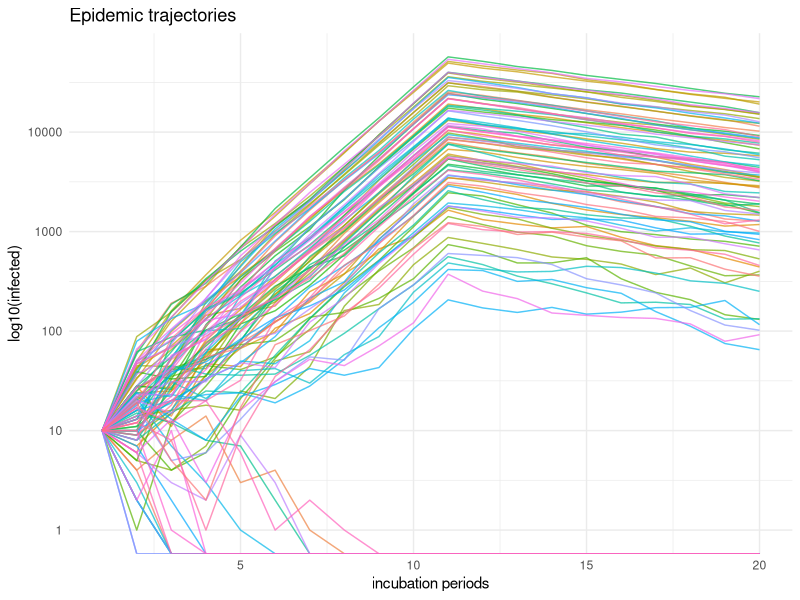
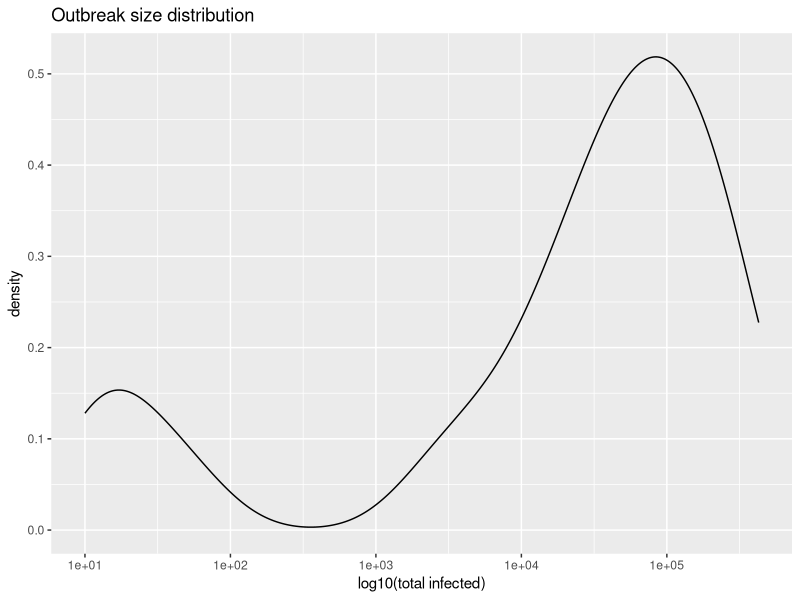
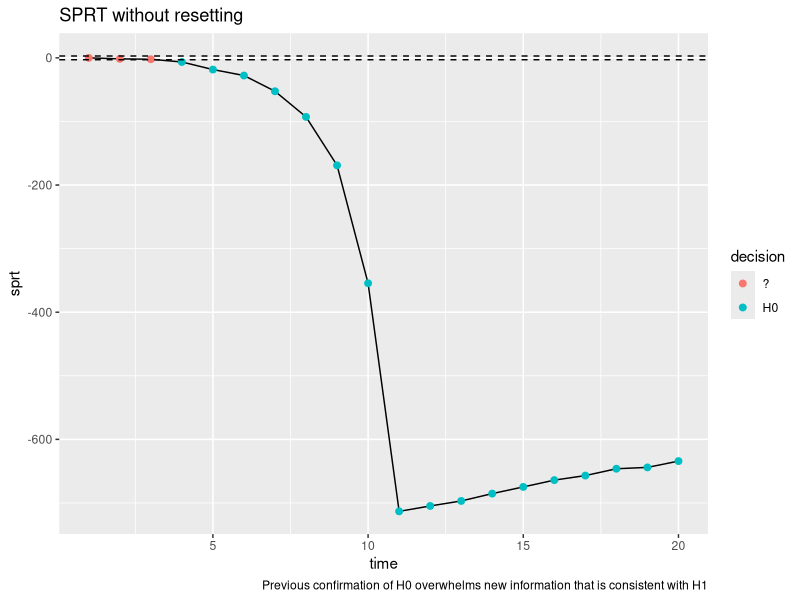
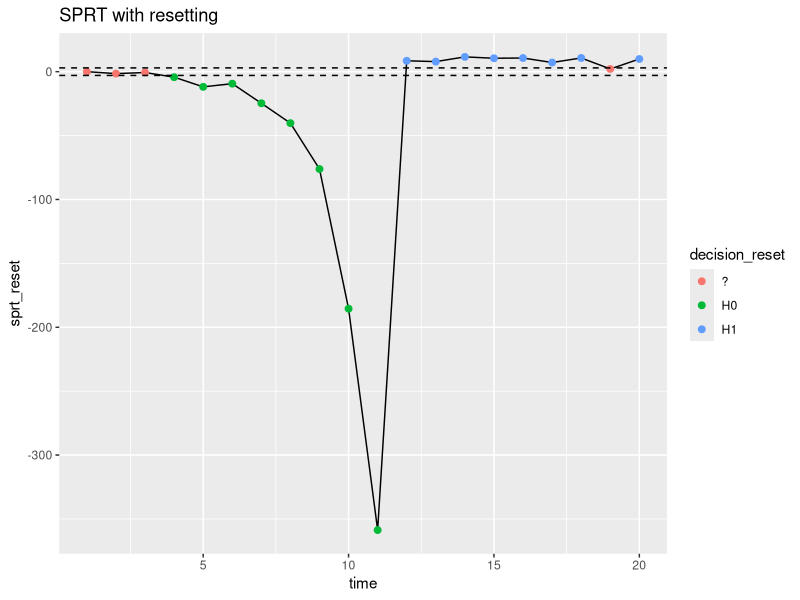
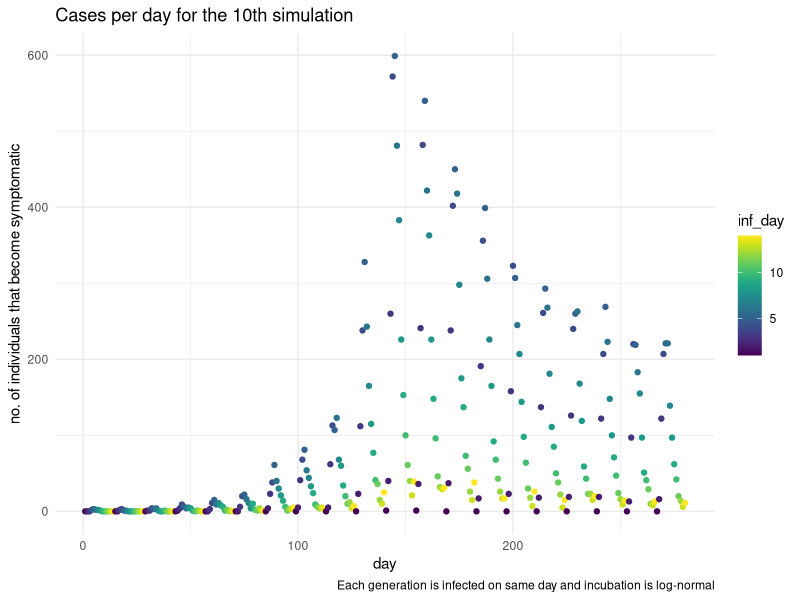
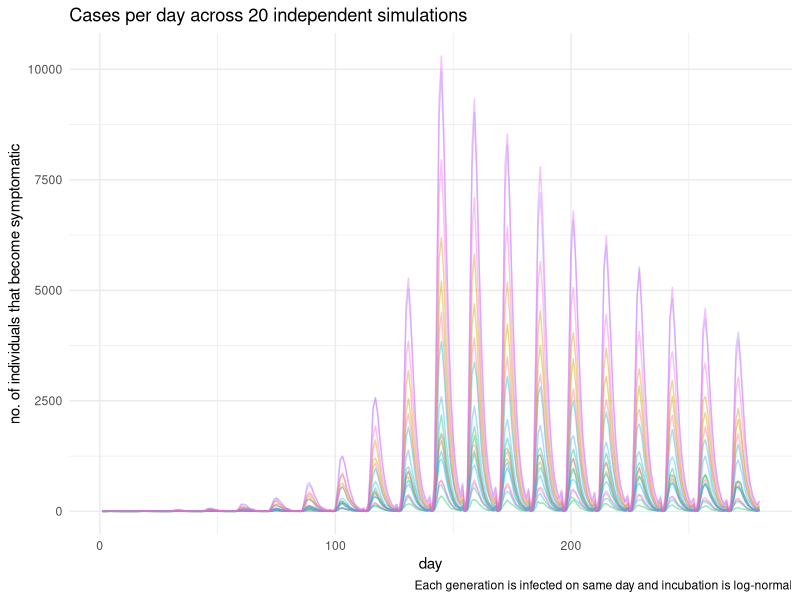

Reproduce these figures in R, in order.
## ---- chunk 1
knitr::opts_chunk$set(echo = FALSE)
library(tidyverse)
## ---- chunk 2
episim <- function (t, i_0, r0, disp, cont, nsim) {
  
  # init list to store each simulation
  out_list <- vector("list", nsim)
  
  for (k in seq_along(out_list)) {
      # initialize data frame
  out <- tibble("time" = t
                , "R0_true" = r0
                , "disp_true" = disp
                , "control" = cont
                , "infected" = i_0
                , "simulation" = k)
    # branching process simulations
  for (i in 2:length(t)) {
    out[i, "infected"] <- sum(rnbinom(n = unlist(out[i-1, "infected"]), # number infected in previous time step
                                      mu = (1 - unlist(out[i-1, "control"]))  * unlist(out[i-1, "R0_true"]), # (controlled) R
                                      size = unlist(out[i-1, "disp_true"]))) # dispersion
  }
  # save in out_list
  out_list[[k]] <- out
  }
  return(bind_rows(out_list))
}

# set params and init conds
t <- 1:20
r0 <- c(rep(2, 10), rep(0.9, 10)) # lockdown starts at t = 11
disp <- 0.16 # sars-like dispersion
i_0 <- 10
cont <- 0
n <- 100

# simulate
outbreak <- episim(t = t, i_0 = i_0, r0 = r0, disp = disp, cont = cont, nsim = n)
## ---- chunk 3
# Plot simulations
ggplot(outbreak, aes(x = time, y = infected, group = simulation, col = as.factor(simulation) )) +
  geom_line(alpha = 0.7) +
  scale_y_log10() +
  theme_minimal() +
  theme(legend.position = "none") +
  labs(title = "Epidemic trajectories"
       , y = "log10(infected)"
       , x = "incubation periods")

outbreak %>% group_by(simulation) %>% summarize(total_infected = sum(infected)) %>% 
ggplot() +
  geom_density(aes(x = total_infected) )+
  scale_x_log10() +
  labs(title = "Outbreak size distribution" 
         ,x = "log10(total infected)")

## ---- chunk 4
# if it is true that for X_i ~ NB(mu, k) iid that sum(X_i) ~ NB(sum(mu), sum(k)) then the P( x_{t+1} | x_t, theta ) is 
# dnbinom(x = x1, mu = x0 * r0, size = x0 * disp) because the X_i are iid

objfn <- function(r, x1, x0, dispersion) {
  # likelihood( x1 | x0, r, dispersion )
  dnbinom(x = x1, mu = x0*r, size = x0*dispersion)
}

mean(replicate(100, rnbinom(n = 1, mu = 10*2, size = 10*0.16)))

#  find restricted MLE under h_0 or h_1
likelihood <- function (x_prev, x_now, disp, interval = c(), guess = 1.5) {
  opt <- optim(par = guess, fn = objfn, control = list(fnscale = -1), 
      method = "Brent", lower = interval[1], upper = interval[2],
      x0 = x_prev, x1 = x_now, dispersion = disp)
  return(opt$value)
}

likelihood(x_prev = 10, x_now = 20, disp = 0.16, interval = c(1, 2.5))

## ---- chunk 5
set.seed(123)
testdf <- episim(t = t, i_0 = i_0, r0 = r0, disp = disp, cont = cont, nsim = 1)

testdf$lik0 <- NA
testdf$lik1 <- NA

for (i in 2:nrow(testdf)) {
  # observed states and known pars
  x0 <- unlist(testdf[i-1, "infected"])
  x1 <- unlist(testdf[i, "infected"])
  disp <- unlist(testdf[i-1, "disp_true"])
  
  # parameter space
  theta0 <- c(1 + 10^-6, 2.5) # acceptance
  theta1 <- c(0, 1)           # rejection
  # init guess for optim
  guess0 <- 1.5
  guess1 <- 0.5
  
  # likelihood calculation
  testdf[i,"lik0"] <- likelihood(x_prev = x0, x_now = x1, disp = disp,  # p(x_now | x_prev, disp, theta \in Theta_0)
                     interval = theta0, guess = guess0)
  testdf[i,"lik1"] <- likelihood(x_prev = x0, x_now = x1, disp = disp,  # p(x_now | x_prev, disp, theta \in Theta_1)
                     interval = theta1, guess = guess1)
}
 
test_sprt <- testdf %>%
  mutate(sr = log(lik1/lik0) ,
         sr = ifelse(is.na(sr), 0, sr),
         sprt = cumsum(sr),
         a = log( (1 - 0.05)/ 0.05),
         b = log(0.05/(1 - 0.05)),
         decision = case_when(sprt <= a & sprt >= b ~"?",
                              sprt > a ~ "H1",
                              sprt < b ~ "H0"))

sprt_reset <- vector("numeric", length = nrow(test_sprt))
decision_reset <- vector("character", length = nrow(test_sprt))

sr <- test_sprt$sr
a <- unique(test_sprt$a)
b <- unique(test_sprt$b)
  
sprt_reset[1] <- 0
decision_reset[1] <- "?"

for (i in 2:nrow(test_sprt)) {
  
  # if no decision has been made, update SPRT
  # otherwise, reset the SPRT
  ifelse(decision_reset[i] == "?",
         sprt_reset[i] <- sprt_reset[i-1] + sr[i],
         sprt_reset[i] <- sr[i])
  
  # if SPRT has crossed bounds, make decision
  # otherwise continue sampling
  ifelse(sprt_reset[i] < b
         ,{decision_reset[i] <- "H0"}#; sprt_reset[i+1] <- sr[i+1]; next}
         ,ifelse(sprt_reset[i] > a
                 ,{decision_reset[i] <- "H1"}#; sprt_reset[i+1] <- sr[i+1]; next}
                 ,{decision_reset[i] <- "?"})
         )
}

test_sprt$sprt_reset <- sprt_reset
test_sprt$decision_reset <- decision_reset

test_sprt
## ---- chunk 6
test_sprt %>%
  ggplot() +
  geom_line(aes(x = time, y = sprt)) +
  geom_point(aes(x = time, y = sprt, col = decision), size = 2) +
  geom_hline(aes(yintercept = a), linetype = "dashed") +
  geom_hline(aes(yintercept = b), linetype = "dashed") +
  labs(title = "SPRT without resetting",
       caption = "Previous confirmation of H0 overwhelms new information that is consistent with H1")

test_sprt %>%
  ggplot() +
  geom_line(aes(x = time, y = sprt_reset)) +
  geom_point(aes(x = time, y = sprt_reset, col = decision_reset), size = 2) +
  geom_hline(aes(yintercept = a), linetype = "dashed") +
  geom_hline(aes(yintercept = b), linetype = "dashed") +
  labs(title = "SPRT with resetting")
## ---- chunk 7
# simulate onset time of infectiousness
outbreak_inc <- outbreak %>% 
  filter(simulation %in% 1:20) %>% # only do first 20 since the per_day and df calculations can take a while (setup dependency/cache later)
  rowwise() %>%
  mutate(inf_day = list(rlnorm(n = infected, meanlog = 1.621, sdlog = 0.418)) ) %>%
  # ok to truncate at 14 days since 
  # plnorm(q = 14, meanlog = 1.621, sdlog = 0.418) # = 0.992
  # summarize(max_incubation = sum(inf_day > 14)/infected) # at most ~ 1 % individuals ever have incubation times > 14 days
  mutate(inf_day = list((ceiling(inf_day))),
         inf_day = list(ifelse(inf_day > 14, 14, inf_day)))

# get number that were infected on day \in 1:14 in each time period  
per_day <-
  outbreak_inc %>% unnest(cols = c(inf_day)) %>%
  group_by(time, simulation) %>%
  count(inf_day) 

df <-
  per_day %>% complete(nesting(inf_day = 1:14), fill = list(n = 0)) %>%
  group_by(simulation) %>% mutate(day = row_number())
## ---- chunk 8
filter(df, simulation == 10) %>%
ggplot(aes(x = day, y = n, col = inf_day)) +
  geom_point() + viridis::scale_color_viridis() +
  labs(title = "Cases per day for the 10th simulation",
       caption = "Each generation is infected on same day and incubation is log-normal",
       y = "no. of individuals that become symptomatic") +
  theme_minimal()

ggplot(df, aes(x = day, y = n, group = simulation, col = as.factor(simulation))) +
  geom_line(alpha = 0.4) +
  labs(title = "Cases per day across 20 independent simulations",
       caption = "Each generation is infected on same day and incubation is log-normal",
       y = "no. of individuals that become symptomatic") +
  theme_minimal() +
  theme(legend.position = "none")
  
